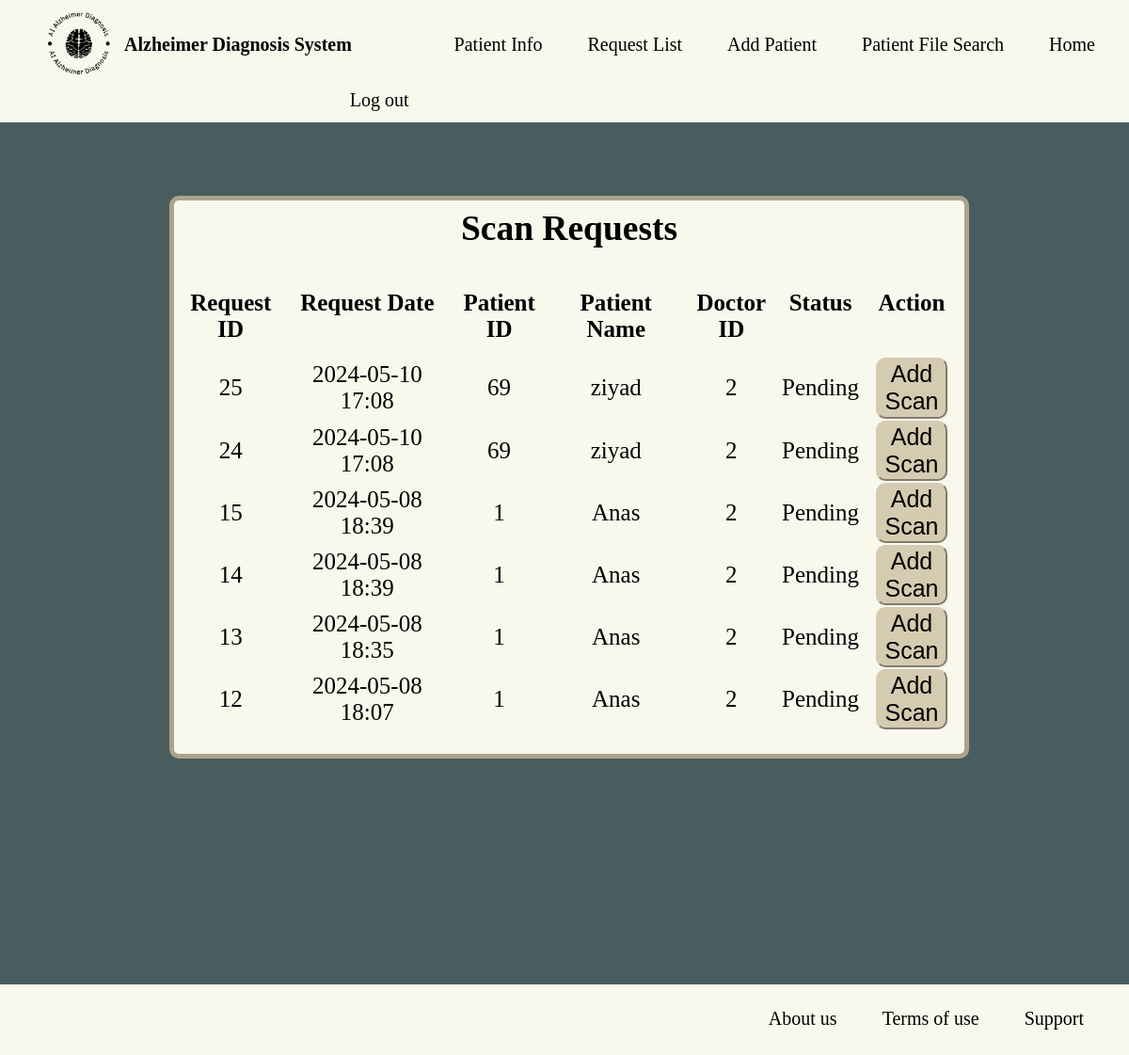
/request_list (signed in), run on the app's committed database.
### gp/models.py (models this page shows, shortened)
class ScanRequest(db.Model):
    __tablename__ = "scan_requests"
    id = db.Column(db.Integer, primary_key=True)
    scan_date = db.Column(db.DateTime, nullable=False, default=get_ksa_time)
    patient_id = db.Column(db.String(32), db.ForeignKey('patient_info.patient_id'), nullable=False)
    doctor_id = db.Column(db.Integer, db.ForeignKey('doctors.id'))
    requests = db.Column(db.Boolean, default=False, nullable=False)

class PatientInfo(db.Model):
    __tablename__ = "patient_info"
    id = db.Column(db.Integer, primary_key=True)
    username = db.Column(db.String(32), index=True)
    patient_id = db.Column(db.String(32), unique=True, index=True)
    age = db.Column(db.String(32))
    gender = db.Column(db.String(32))
    patients = db.relationship('Patient', backref='patient_info', lazy=True)
    patient_request = db.relationship('ScanRequest', backref='patient_info', lazy=True)

### gp/doctors/views.py (the view)
@doctors.route("/request_list")
@login_required
def request_list():
    requests = db.session.query(ScanRequest, PatientInfo) \
        .join(PatientInfo, ScanRequest.patient_id == PatientInfo.patient_id) \
        .filter(ScanRequest.requests == False) \
        .order_by(ScanRequest.scan_date.desc()) \
        .all()
    forms = {request.ScanRequest.id: SubmitRequestForm() for request in requests}
    return render_template("request_list.html", requests=requests, forms=forms)

### gp/models.py (called while the page is built)
@login_manager.user_loader
def load_user(user_id):
    return Doctor.query.get(int(user_id))

### gp/templates/request_list.html (shortened to what this page needs)
{% extends "base.html" %}
{% block content %}
<br>
<div class="rectangleRs">
    <div class="container">
        <h2>Scan Requests</h2>
        <table class="table table-striped">
            <thead>
                <tr>
                    <th>Request ID</th>
                    <th>Request Date</th>
                    <th>Patient ID</th>
                    <th>Patient Name</th>
                    <th>Doctor ID</th>
                    <th>Status</th>
                    <th>Action</th>
                </tr>
            </thead>
            <tbody>
                {% for request, patient_info in requests %}
                <tr>
                    <td>{{ request.id }}</td>
                    <td>{{ request.scan_date.strftime('%Y-%m-%d %H:%M') }}</td>
                    <td>{{ request.patient_id }}</td>
                    <td>{{ patient_info.username }}</td>
                    <td>{{ request.doctor_id }}</td>
                    <td>{{ 'Pending' if not request.requests else 'Completed' }}</td>
                    <td>
                        <form action="{{ url_for('patients.add_patient') }}" method="GET">
                            <button type="submit" class="btn btn-primary">Add Scan</button>
                        </form>
                    </td>
                </tr>
                {% endfor %}
            </tbody>
        </table>
    </div>
</div>
{% endblock %}

### gp/static/CSS/style.css (style rules this page uses)
html, body { height: 100%; }
body { background-color: #4a5d5e; color: #ffffff; font-size: 25px; }
* { margin: 0; padding: 0; }

### gp/templates/request_list.html (style rules this page uses)
.rectangleRs { padding-bottom: 2%; margin-top: 15%; margin-left: 15%; margin-bottom: 20%; border-radius: 10px; border: 5px solid #aba38e; width: 70%; background-color: #f8f8ec; text-align: center; color: black; }
.rectangleRs button[type="submit"] { font-size: 25px; padding: 1%; width: 70%; border-radius: 10px; cursor: pointer; border-color: #D5CBB3; background-color: #d5cbb0; }
table { width: 100%; }
td { height: 50px; vertical-align: center; }
th { height: 70px; vertical-align: top; }
h2 { margin-top:1%; margin-bottom:5%; }

### data on the page
ScanRequest: id "25", scan_date "2024-05-10 17:08", patient_id "69", username "ziyad", doctor_id "2", requests "Pending"
ScanRequest: id "24", scan_date "2024-05-10 17:08", patient_id "69", username "ziyad", doctor_id "2", requests "Pending"
ScanRequest: id "15", scan_date "2024-05-08 18:39", patient_id "1", username "Anas", doctor_id "2", requests "Pending"
ScanRequest: id "14", scan_date "2024-05-08 18:39", patient_id "1", username "Anas", doctor_id "2", requests "Pending"
ScanRequest: id "13", scan_date "2024-05-08 18:35", patient_id "1", username "Anas", doctor_id "2", requests "Pending"
ScanRequest: id "12", scan_date "2024-05-08 18:07", patient_id "1", username "Anas", doctor_id "2", requests "Pending"
